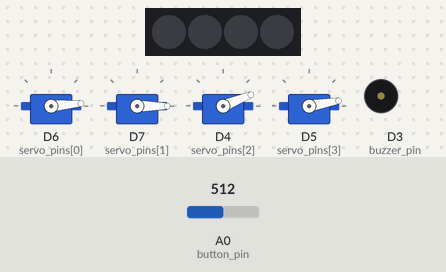
Simulated run of this sketch. Board: ESP8266 (NodeMCU). Parts: 4 × servo, 4 RGB LEDs in strip order, left to right, buzzer (waves = sounding). The inputs (shaded band) are chosen by the test bench; at power-on: A0 (button_pin) = 512. WiFi joins after 1.5 s; servers stay silent unless stated; network time is answered at once with the bench clock; the local clock reads 2024-03-15 10:24:30 at power-on unless the sketch sets it.

Above: at 4.7 s.
4.8 s: A0 (button_pin) set to 785
6.3 s: A0 (button_pin) set to 818
At 7.6 s:
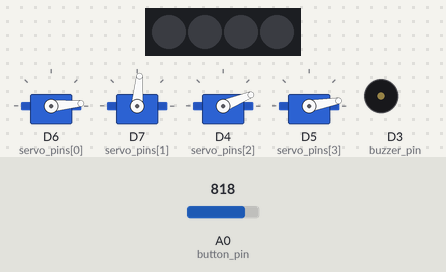
At 9.8 s:
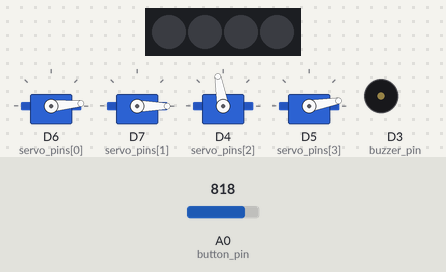
Timing chart, 0 to 21.3 s (numbered marks = the images above; inputs shaded):
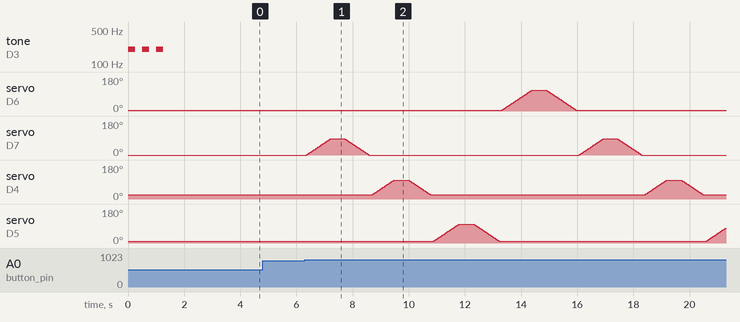

Measured:
- the behaviour switches between 800 and 801 on A0 (button_pin) (found by bisection; images 0 and 1)
- after the input at 4.8 s, every drawn part: stays the same

The sketch:

pill_dispenser.ino
```cpp
#include <ESP8266WiFi.h>
#include <FastLED.h>
#include <NTPClient.h>
#include <Servo.h>
#include <WiFiUdp.h>

typedef struct {
    byte hour;
    byte minute;
} TimePoint;

bool teq(const TimePoint &t1, const TimePoint &t2) {
    return t1.hour == t2.hour && t1.minute == t2.minute;
}
bool tge(const TimePoint &t1, const TimePoint &t2) {
    return t1.hour*60 + t1.minute >= t2.hour*60 + t2.minute;
}

//---------------------Global Vars--------------------------//
const byte n = 4;
const TimePoint schedule[n] = {{8, 0}, {12, 0}, {16, 0}, {20, 0}};
byte ai;

// WiFi
const char *ssid = "LOGIN";
const char *password = "PASSWORD";
const long utc_offset = 3 * 3600;

TimePoint cur_time;

WiFiUDP ntp_udp;
NTPClient time_client(ntp_udp, "pool.ntp.org", utc_offset);

// LED
const byte strip_pin = D2;
const byte led_states[][3] = {{0, 0, 0}, {255, 255, 255}};
CRGB strip[n];

// Button
const byte button_pin = A0;
const unsigned long button_timeout = 1000;
unsigned long last_press = 0;
const int button_threshold = 800;


// Servos
const byte servo_pins[n] = {D6, D7, D4, D5};
Servo servos[n];

const byte closed[n] = {5, 0, 22, 10};
const byte opened[n] = {110, 85, 100, 100};

// Buzzer
const byte buzzer_pin = D3;

//----------------------WiFi functions----------------------//
void wifi_connect(const char *ssid, const char *password) {
    WiFi.begin(ssid, password);
    while (WiFi.status() != WL_CONNECTED) {
        tone(buzzer_pin, 200, 250);
        delay(500);
    }
}

void update_time() {
    time_client.update();
    cur_time.hour = time_client.getHours();
    cur_time.minute = time_client.getMinutes();
}

//------------------LED strip functions---------------------//
void set_strip_color(const byte *color) {
    for (byte i = 0; i < n; i++) {
        strip[i].setRGB(color[0], color[1], color[2]);
        FastLED.show();
    }
}

//-------------------Button functions----------------------//
bool is_button_pressed() {
    bool result = false;
    if (analogRead(button_pin) > button_threshold && millis() - last_press > button_timeout) {
        result = true;
        last_press = millis();
    }
    return result;
}

//-------------------Servos functions----------------------//
void servo_slow_set(Servo &s, byte cur_angle, byte new_angle, byte delay_ms = 10) {
    if (new_angle > cur_angle) {
        for (int i = cur_angle; i <= new_angle; i++) {
            s.write(i);
            delay(delay_ms);
            yield();
        }
    } else {
        for (int i = cur_angle; i >= new_angle; i--) {
            s.write(i);
            delay(delay_ms);
            yield();
        }
    }
}

//------------------------Logic functions------------------//
byte find_closest_index(const TimePoint &cur) {
    byte i = 0;
    while (i < n && tge(cur, schedule[i]))
        i++;
    return i % n;
}


void alarm() {
    unsigned long alarm_start = millis();
    const unsigned long alarm_length = 1000*60*60;
    const unsigned long active_time = 3000;
    const unsigned long pause_time = 1000;
    unsigned long last_alarm_event = alarm_start;
    bool alarm_active = false;
    while (!is_button_pressed() && millis() - alarm_start < alarm_length) {
        delay(100);
        yield();
        if (alarm_active && millis() - last_alarm_event > active_time) {
            alarm_active = false;
            last_alarm_event = millis();
            set_strip_color(led_states[false]);
            noTone(buzzer_pin);
        }
        if (!alarm_active && millis() - last_alarm_event > pause_time) {
            alarm_active = true;
            last_alarm_event = millis();
            set_strip_color(led_states[true]);
            tone(buzzer_pin, 400, active_time);
        }
    }
    set_strip_color(led_states[false]);
    noTone(buzzer_pin);
}


//---------------------------------------------------------//


void setup() {
    Serial.begin(9600);
    wifi_connect(ssid, password);
    // При закрытии делаем паузу, потому что при одновременном закрытии можно перегрузить ардуино по питанию
    for (byte i = 0; i < n; i++) {
        servos[i].attach(servo_pins[i]);
        servos[i].write(closed[i]);
        delay(500);
    }

    pinMode(buzzer_pin, OUTPUT);
    pinMode(strip_pin, OUTPUT);

    FastLED.addLeds<WS2812, strip_pin, GRB>(strip, 4).setCorrection(TypicalLEDStrip);
    FastLED.setBrightness(255);
    set_strip_color(led_states[false]);

    time_client.begin();
    update_time();
    ai = find_closest_index(cur_time);
}

void loop() {
    update_time();
    delay(100);
    yield();
    if (teq(cur_time, schedule[ai])) {
        servo_slow_set(servos[ai], closed[ai], opened[ai]);

        alarm();

        servo_slow_set(servos[ai], opened[ai], closed[ai]);
        ai = (ai + 1) % n;
    }
    if (is_button_pressed()) {
        servo_slow_set(servos[ai], closed[ai], opened[ai]);
        delay(500);
        servo_slow_set(servos[ai], opened[ai], closed[ai]);
        ai = (ai + 1) % n;
    }
}
```
